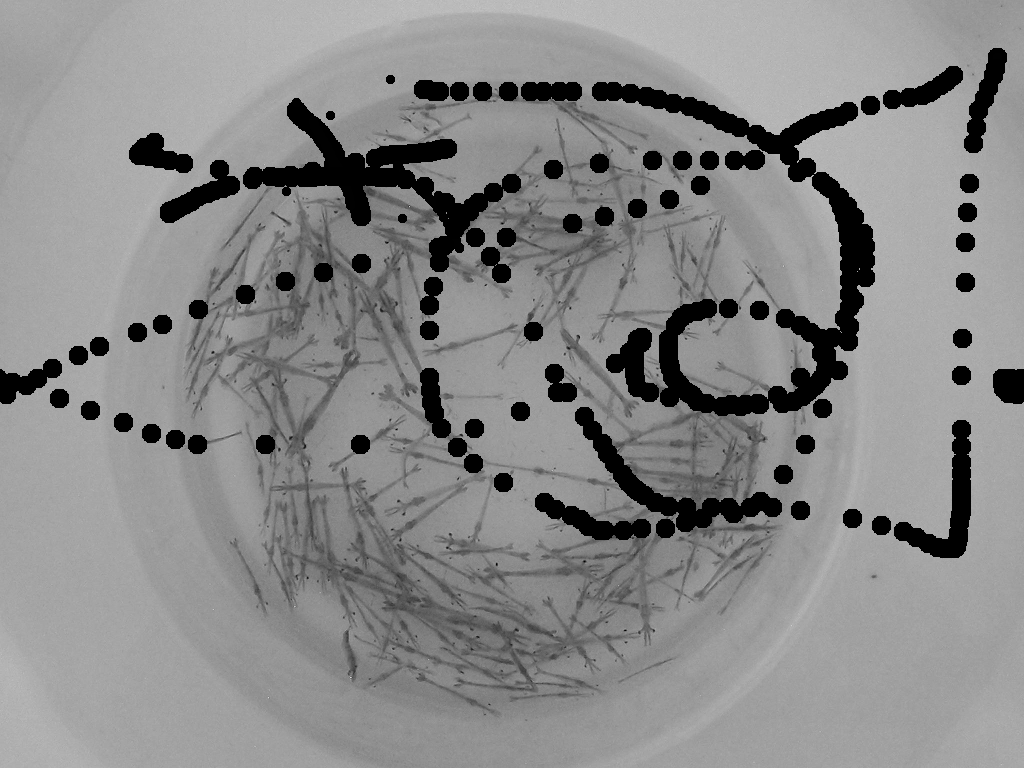
#> input picture shrimp/dataset.png, 1024 x 768 px
$ python mark.py   (Python 2 division)
#> lines starting #> are read from the running program, lines starting #| are printed output that depends on the picture; after the words box and inside, x2 and y2 are one past the last pixel; in counts of white or black regions, pixels touching at a corner belong together
# -*- coding: utf-8 -*-
"""
Created on Sat Jun 18 10:21:22 2016

@author: Wasit
"""
import numpy as np
import cv2

def callback(event,x,y,flags,param):
    #print "event: %s"%event
    #print "(x, y), (flag param): (%d %d) (%d %s)"% (x, y,flags,param)
    #print cl.shape
    if event==cv2.EVENT_MOUSEMOVE and cv2.EVENT_FLAG_LBUTTON:
        if cl[y,x]==0:
            r=5
            for i in xrange(-r,r):
                for j in xrange(-r,r):
                    if np.sqrt( i**2 + j**2 )<r:
                        cl[y+j,x+i]=1
                        ol[y+j,x+i,2] = im[y+j,x+i,2]/16
        else:
            r=10
            for i in xrange(-r,r):
                for j in xrange(-r,r):
                    if np.sqrt( i**2 + j**2 )<r:
                        cl[y+j,x+i]=0
                        ol[y+j,x+i,2] = im[y+j,x+i,2]
        cv2.imshow(window_name,ol)
        #cv2.imshow('class',cl)
    if event==cv2.EVENT_RBUTTONDOWN:
        f=filename+'_label'+'.png'
        cv2.imwrite(f,cl)
        print '--saved to %s'%f
if __name__=='__main__':
    filename="dataset"
    im=cv2.imread(filename +'.png')#BGR
#> im is the input picture: shape (768, 1024, 3); min 0, max 220, mean 137.2
    window_name=filename
    #height, width, depth = im.shape
    #im=cv2.resize(im, (width/2, height/2),interpolation = cv2.INTER_CUBIC)
    ol=im.copy()
    cl=cv2.imread(filename+'_label.png',0)
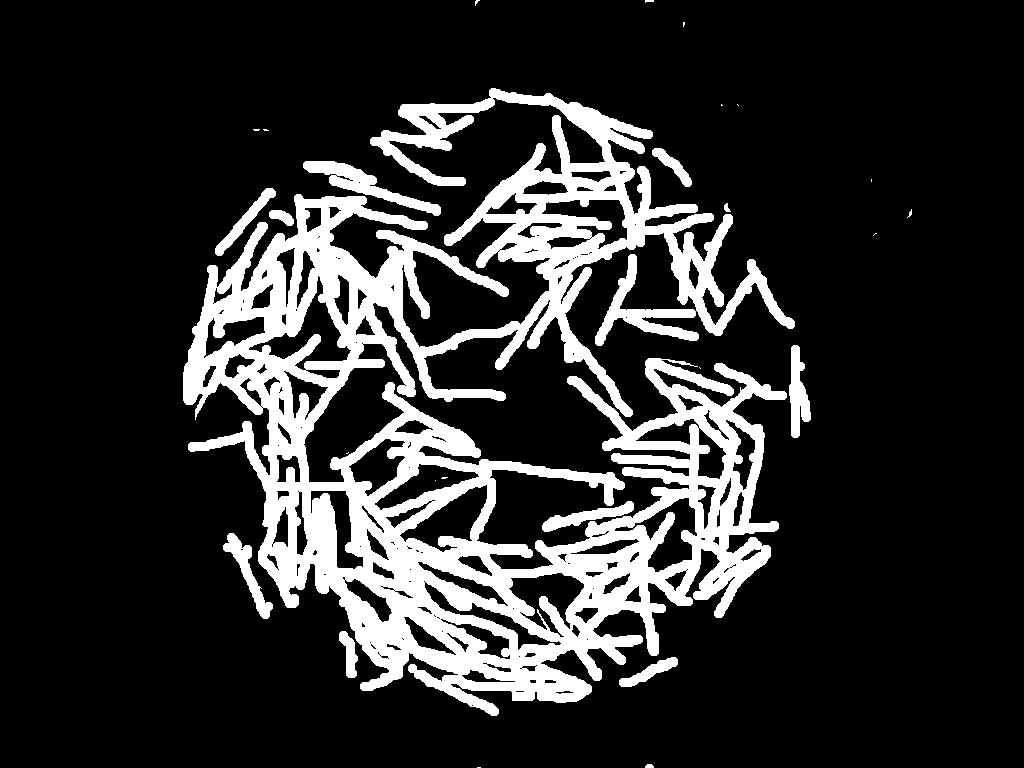
#> input picture shrimp/dataset_label.png, 1024 x 768 px
#> cl: shape (768, 1024); values 0 (black) and 1 (white), 17.7% white; 27 white regions (15 under 20 px), largest, box (x1, y1, x2, y2) and area: (183, 88, 795, 716) 131173, (303, 161, 441, 216) 2015, (789, 345, 811, 438) 1200
    #print cl.shape
    if cl is None:# not found
         cl=np.zeros( (im.shape[0],im.shape[1]),dtype=np.uint8 )
    else:
        for x in xrange(cl.shape[1]):
                for y in xrange(cl.shape[0]):
                    if cl[y,x]:
                        ol[y,x,2] = im[y,x,2]/16
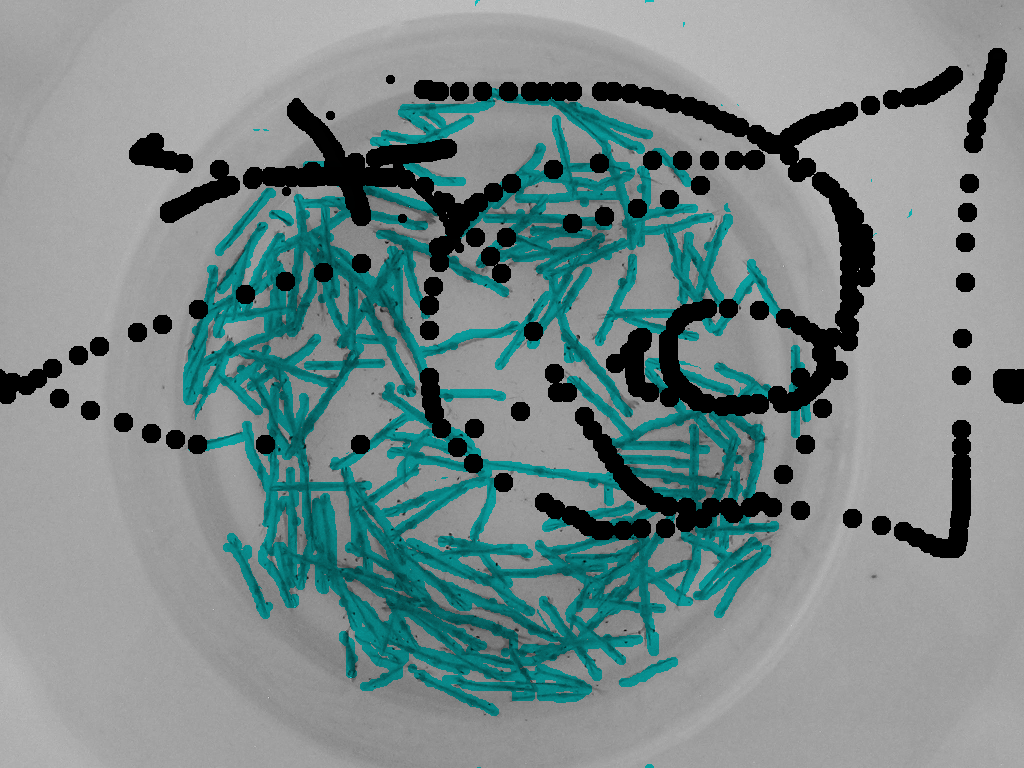
#> ol: shape (768, 1024, 3); 15.96% of pixels changed, all inside (x1, y1, x2, y2) = (183, 0, 912, 768)
    cv2.imshow(window_name, ol)
    #cv2.imshow('class',255*cl)
    cv2.setMouseCallback(window_name,callback)
